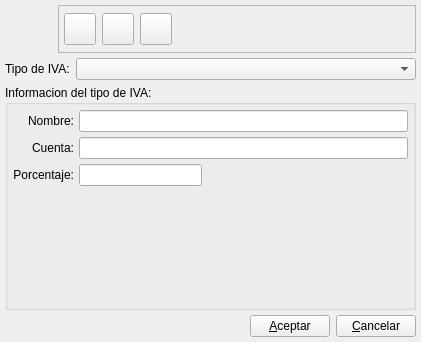
<?xml version="1.0" encoding="UTF-8"?>
<ui version="4.0">
 <class>BcTipoIVABase</class>
 <widget class="QWidget" name="BcTipoIVABase">
  <property name="geometry">
   <rect>
    <x>0</x>
    <y>0</y>
    <width>421</width>
    <height>342</height>
   </rect>
  </property>
  <property name="windowTitle">
   <string>Tipos de IVA</string>
  </property>
  <property name="windowIcon">
   <iconset resource="../../bulmages.qrc">
    <normaloff>:/Images/vat.png</normaloff>:/Images/vat.png</iconset>
  </property>
  <layout class="QVBoxLayout">
   <property name="spacing">
    <number>5</number>
   </property>
   <property name="margin">
    <number>5</number>
   </property>
   <item>
    <layout class="QHBoxLayout">
     <property name="spacing">
      <number>5</number>
     </property>
     <property name="margin">
      <number>0</number>
     </property>
     <item>
      <widget class="QLabel" name="label">
       <property name="minimumSize">
        <size>
         <width>48</width>
         <height>48</height>
        </size>
       </property>
       <property name="maximumSize">
        <size>
         <width>48</width>
         <height>48</height>
        </size>
       </property>
       <property name="text">
        <string/>
       </property>
       <property name="pixmap">
        <pixmap resource="../../bulmages.qrc">:/Images/vat.png</pixmap>
       </property>
       <property name="scaledContents">
        <bool>true</bool>
       </property>
      </widget>
     </item>
     <item>
      <widget class="QFrame" name="frame">
       <property name="sizePolicy">
        <sizepolicy hsizetype="Maximum" vsizetype="Minimum">
         <horstretch>0</horstretch>
         <verstretch>0</verstretch>
        </sizepolicy>
       </property>
       <property name="frameShape">
        <enum>QFrame::StyledPanel</enum>
       </property>
       <property name="frameShadow">
        <enum>QFrame::Raised</enum>
       </property>
       <layout class="QHBoxLayout">
        <property name="margin">
         <number>5</number>
        </property>
        <item>
         <widget class="QToolButton" name="mui_crear">
          <property name="minimumSize">
           <size>
            <width>32</width>
            <height>32</height>
           </size>
          </property>
          <property name="maximumSize">
           <size>
            <width>32</width>
            <height>32</height>
           </size>
          </property>
          <property name="text">
           <string/>
          </property>
          <property name="icon">
           <iconset resource="../../bulmages.qrc">
            <normaloff>:/Images/document-new.png</normaloff>:/Images/document-new.png</iconset>
          </property>
          <property name="iconSize">
           <size>
            <width>32</width>
            <height>32</height>
           </size>
          </property>
         </widget>
        </item>
        <item>
         <widget class="QToolButton" name="mui_guardar">
          <property name="minimumSize">
           <size>
            <width>32</width>
            <height>32</height>
           </size>
          </property>
          <property name="maximumSize">
           <size>
            <width>32</width>
            <height>32</height>
           </size>
          </property>
          <property name="text">
           <string/>
          </property>
          <property name="icon">
           <iconset resource="../../bulmages.qrc">
            <normaloff>:/Images/edit-save.png</normaloff>:/Images/edit-save.png</iconset>
          </property>
          <property name="iconSize">
           <size>
            <width>22</width>
            <height>22</height>
           </size>
          </property>
         </widget>
        </item>
        <item>
         <widget class="QToolButton" name="mui_borrar">
          <property name="minimumSize">
           <size>
            <width>32</width>
            <height>32</height>
           </size>
          </property>
          <property name="maximumSize">
           <size>
            <width>32</width>
            <height>32</height>
           </size>
          </property>
          <property name="text">
           <string/>
          </property>
          <property name="icon">
           <iconset resource="../../bulmages.qrc">
            <normaloff>:/Images/edit-delete.png</normaloff>:/Images/edit-delete.png</iconset>
          </property>
          <property name="iconSize">
           <size>
            <width>22</width>
            <height>22</height>
           </size>
          </property>
         </widget>
        </item>
        <item>
         <spacer>
          <property name="orientation">
           <enum>Qt::Horizontal</enum>
          </property>
          <property name="sizeType">
           <enum>QSizePolicy::Expanding</enum>
          </property>
          <property name="sizeHint" stdset="0">
           <size>
            <width>405</width>
            <height>21</height>
           </size>
          </property>
         </spacer>
        </item>
       </layout>
      </widget>
     </item>
    </layout>
   </item>
   <item>
    <layout class="QHBoxLayout">
     <property name="spacing">
      <number>6</number>
     </property>
     <property name="margin">
      <number>0</number>
     </property>
     <item>
      <widget class="QLabel" name="textLabel2">
       <property name="text">
        <string>Tipo de IVA:</string>
       </property>
      </widget>
     </item>
     <item>
      <widget class="QComboBox" name="mui_comboTipoIVA">
       <property name="sizePolicy">
        <sizepolicy hsizetype="Expanding" vsizetype="Fixed">
         <horstretch>0</horstretch>
         <verstretch>0</verstretch>
        </sizepolicy>
       </property>
      </widget>
     </item>
    </layout>
   </item>
   <item>
    <widget class="QGroupBox" name="groupBox">
     <property name="title">
      <string>Informacion del tipo de IVA:</string>
     </property>
     <layout class="QGridLayout">
      <property name="margin">
       <number>5</number>
      </property>
      <property name="spacing">
       <number>5</number>
      </property>
      <item row="2" column="2">
       <spacer>
        <property name="orientation">
         <enum>Qt::Horizontal</enum>
        </property>
        <property name="sizeHint" stdset="0">
         <size>
          <width>201</width>
          <height>20</height>
         </size>
        </property>
       </spacer>
      </item>
      <item row="2" column="1">
       <widget class="QLineEdit" name="mui_porcentajetipoiva"/>
      </item>
      <item row="3" column="0" colspan="3">
       <spacer>
        <property name="orientation">
         <enum>Qt::Vertical</enum>
        </property>
        <property name="sizeType">
         <enum>QSizePolicy::Expanding</enum>
        </property>
        <property name="sizeHint" stdset="0">
         <size>
          <width>381</width>
          <height>21</height>
         </size>
        </property>
       </spacer>
      </item>
      <item row="0" column="0">
       <widget class="QLabel" name="textLabel1">
        <property name="text">
         <string>Nombre:</string>
        </property>
        <property name="alignment">
         <set>Qt::AlignRight|Qt::AlignTrailing|Qt::AlignVCenter</set>
        </property>
       </widget>
      </item>
      <item row="2" column="0">
       <widget class="QLabel" name="textLabel1_2_2">
        <property name="sizePolicy">
         <sizepolicy hsizetype="Preferred" vsizetype="Preferred">
          <horstretch>0</horstretch>
          <verstretch>0</verstretch>
         </sizepolicy>
        </property>
        <property name="text">
         <string>Porcentaje:</string>
        </property>
        <property name="alignment">
         <set>Qt::AlignRight|Qt::AlignTrailing|Qt::AlignVCenter</set>
        </property>
       </widget>
      </item>
      <item row="1" column="0">
       <widget class="QLabel" name="textLabel1_2_3">
        <property name="sizePolicy">
         <sizepolicy hsizetype="Preferred" vsizetype="Preferred">
          <horstretch>0</horstretch>
          <verstretch>0</verstretch>
         </sizepolicy>
        </property>
        <property name="text">
         <string>Cuenta:</string>
        </property>
        <property name="alignment">
         <set>Qt::AlignRight|Qt::AlignTrailing|Qt::AlignVCenter</set>
        </property>
       </widget>
      </item>
      <item row="0" column="1" colspan="2">
       <widget class="QLineEdit" name="mui_nombretipoiva"/>
      </item>
      <item row="1" column="1" colspan="2">
       <widget class="BlSearchWidget" name="mui_idcuenta"/>
      </item>
     </layout>
    </widget>
   </item>
   <item>
    <layout class="QHBoxLayout">
     <property name="spacing">
      <number>6</number>
     </property>
     <property name="margin">
      <number>0</number>
     </property>
     <item>
      <spacer>
       <property name="orientation">
        <enum>Qt::Horizontal</enum>
       </property>
       <property name="sizeHint" stdset="0">
        <size>
         <width>40</width>
         <height>20</height>
        </size>
       </property>
      </spacer>
     </item>
     <item>
      <widget class="QPushButton" name="mui_aceptar">
       <property name="text">
        <string>&amp;Aceptar</string>
       </property>
      </widget>
     </item>
     <item>
      <widget class="QPushButton" name="mui_cancelar">
       <property name="text">
        <string>&amp;Cancelar</string>
       </property>
      </widget>
     </item>
    </layout>
   </item>
  </layout>
 </widget>
 <layoutdefault spacing="6" margin="11"/>
 <customwidgets>
  <customwidget>
   <class>BlSearchWidget</class>
   <extends>QLineEdit</extends>
   <header>blsearchwidget.h</header>
  </customwidget>
 </customwidgets>
 <tabstops>
  <tabstop>mui_crear</tabstop>
  <tabstop>mui_borrar</tabstop>
  <tabstop>mui_guardar</tabstop>
  <tabstop>mui_comboTipoIVA</tabstop>
  <tabstop>mui_nombretipoiva</tabstop>
  <tabstop>mui_porcentajetipoiva</tabstop>
  <tabstop>mui_aceptar</tabstop>
  <tabstop>mui_cancelar</tabstop>
 </tabstops>
 <resources>
  <include location="../../bulmages.qrc"/>
 </resources>
 <connections/>
</ui>
